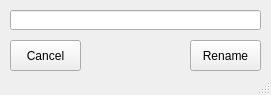
<?xml version="1.0" encoding="UTF-8"?>
<ui version="4.0">
 <class>MainWindow</class>
 <widget class="QMainWindow" name="MainWindow">
  <property name="geometry">
   <rect>
    <x>0</x>
    <y>0</y>
    <width>271</width>
    <height>95</height>
   </rect>
  </property>
  <property name="windowTitle">
   <string>MainWindow</string>
  </property>
  <widget class="QWidget" name="centralwidget">
   <widget class="QPushButton" name="create_button">
    <property name="geometry">
     <rect>
      <x>190</x>
      <y>40</y>
      <width>71</width>
      <height>31</height>
     </rect>
    </property>
    <property name="text">
     <string>Rename</string>
    </property>
   </widget>
   <widget class="QPushButton" name="cancel_button">
    <property name="geometry">
     <rect>
      <x>10</x>
      <y>40</y>
      <width>71</width>
      <height>31</height>
     </rect>
    </property>
    <property name="text">
     <string>Cancel</string>
    </property>
   </widget>
   <widget class="QLineEdit" name="lineEdit">
    <property name="geometry">
     <rect>
      <x>10</x>
      <y>10</y>
      <width>251</width>
      <height>20</height>
     </rect>
    </property>
   </widget>
  </widget>
  <widget class="QStatusBar" name="statusbar"/>
 </widget>
 <resources/>
 <connections/>
</ui>
